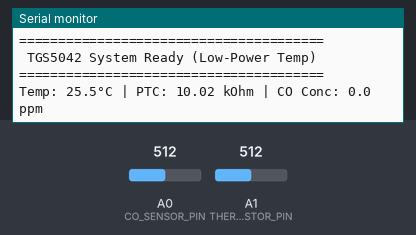
Bench run of a sketch on a simulated Arduino Nano, built with avr-gcc and run on an emulated ATmega328P. Parts: the last lines printed to the serial monitor. The test bench sets the inputs (shaded band); at power-on: A1 (THERMISTOR_PIN) = 512, A0 (CO_SENSOR_PIN) = 512.

Above: at 1.2 s.
1.3 s: A1 (THERMISTOR_PIN) set to 1012
At 3.0 s:
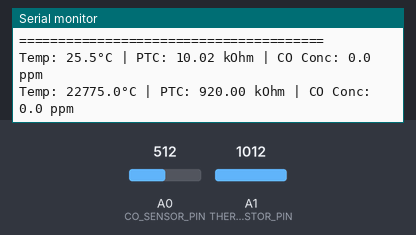
4.0 s: A1 (THERMISTOR_PIN) set to 1023
At 4.8 s:
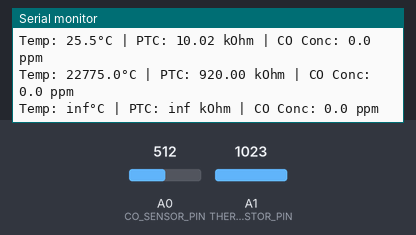

The sketch:

TGS5042_Read2.ino
```cpp
 /*
 * File:TGS5042_Read2.ino
 * VERS: 0.1 REV:260613
 * CO400 CO Alarm TGS5042 Carbon Monoxide Sensor Readout Sketch #2
 *
 * Optimized for Arduino Nano with External 3.0V Analog Reference(AREF)
 * Adds  temperature compensation to fast readout
 *  Sensor  TGS5042 + 10k PTC Thermistor Monitor
 *
 *  NOTE:  PIC16F688 (U2) Must be removed from the circuit card!
 *         Analog signals:
 *           Sensor Output (from U3 Buffer) U2 socket Pin 8 (AN6)
 *           Themistor input pin 11 (AN2)
 *           Termistor Enable pin 10 (RC0) GND to read (LED 1 will turn on)
 *         Power pins:  ( you can power the board from the Nano as well)
 *          3v3 is on U2 pin 9 (AN7)
 *          5V  power is on U2 pin 9 (AN7)
 *          GND is on U2 pin 14 (Vss)
 *
 */
// Hardware Pin Configuration
const int CO_SENSOR_PIN   = A0;  // Connects to Op-amp Pin 7 (Buffer Out)
const int THERMISTOR_PIN   = A1;  // Connects to Divider junction of the 10k Leg
const int THERMISTOR_GND   = 4;   // Digital Port tied to the Thermistor Ground side

// Measurement Constants
const float V_REF = 3.0;                  // Precision 3.0V tied to AREF pin (Volts)
const float ADC_RESOLUTION = 1023.0;
const float TIA_GAIN_RESISTOR = 1000000.0; // 1M Ohm feedback resistor (Stage 1)
const float SENSOR_SENSITIVITY = 1.642;    // Your barcode factor (nA/ppm)


// Note: This remains calculated against 5V since the divider hooks to the 5V rail.
const float BASELINE_VOLTAGE = 2.1359;

void setup() {
  Serial.begin(9600);

  // Set Arduino to measure all analog values strictly against the clean 3.0V AREF line
  analogReference(EXTERNAL);

  // Configure the Thermistor Ground Gate to hide in a safe, disconnected state
  pinMode(THERMISTOR_GND, INPUT);
  pinMode(CO_SENSOR_PIN, INPUT);
  pinMode(THERMISTOR_PIN, INPUT);

  Serial.println(F("======================================="));
  Serial.println(F(" TGS5042 System Ready (Low-Power Temp) "));
  Serial.println(F("======================================="));
}

void loop() {
  // --- STEP 1: READ TEMPERATURE (Dynamic Activation Loop) ---
  pinMode(THERMISTOR_GND, OUTPUT);   // Turn on the ground connection
  digitalWrite(THERMISTOR_GND, LOW); // Pull to absolute 0V Ground
  delay(5);                          // Let the analog node settle down smoothly

  int tempAdc = analogRead(THERMISTOR_PIN);

  pinMode(THERMISTOR_GND, INPUT);    // Instantly put back into High-Z to turn off the path

  // Calculate PTC resistance from the reading
  float vTemp = (tempAdc / ADC_RESOLUTION) * V_REF;
  float ptcResistance = 10000.0 * (vTemp / (V_REF - vTemp)); // Standard voltage divider math

  // Linear calculation for a baseline 10k PTC (Approximated 0.4% change per °C)
  float currentTemperature = 25.0 + ((ptcResistance - 10000.0) / 40.0);

  // --- STEP 2: READ CARBON MONOXIDE LEVEL ---
  int coAdc = analogRead(CO_SENSOR_PIN);
  float measuredVoltage = (coAdc / ADC_RESOLUTION) * V_REF;

  // Isolate gas voltage shift from the static hardware baseline offset
  float gasVoltageShift = measuredVoltage - BASELINE_VOLTAGE;

  // Convert voltage shift back to nanoamperes (Current = V / R * 10^9)
  float sensorCurrent_nA = (gasVoltageShift / TIA_GAIN_RESISTOR) * 1000000000.0;

  // Compute basic gas output concentration
  float co_ppm = sensorCurrent_nA / SENSOR_SENSITIVITY;
  if (co_ppm < 0.0) co_ppm = 0.0;

  // --- STEP 3: PRINT COMBINED DIAGNOSTICS ---
  Serial.print(F("Temp: "));  Serial.print(currentTemperature, 1);  Serial.print(F("°C"));
  Serial.print(F(" | PTC: ")); Serial.print(ptcResistance / 1000.0, 2); Serial.print(F(" kOhm"));
  Serial.print(F(" | CO Conc: ")); Serial.print(co_ppm, 1); Serial.println(F(" ppm"));

  delay(2000); // Wait 2 seconds before sampling again
}
```

Measured:
- the behaviour switches between 1022 and 1023 on A1 (THERMISTOR_PIN) (found by bisection; images 1 and 2)
- after the input at 1.3 s, the serial monitor: prints a new line after 0.82 s (image 1)
- after the input at 4.0 s, the serial monitor: prints a new line after 0.13 s (image 2)
